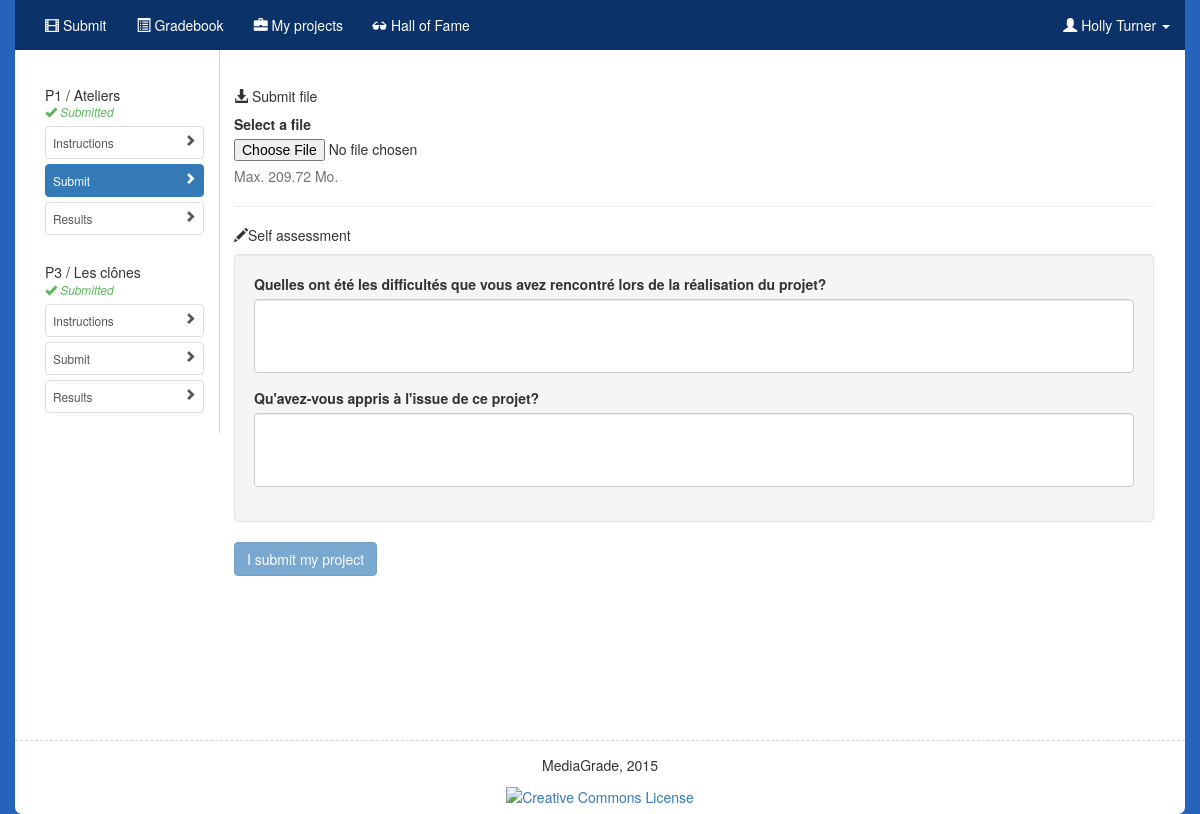
The app's page /?submit=17 (signed in), older data.
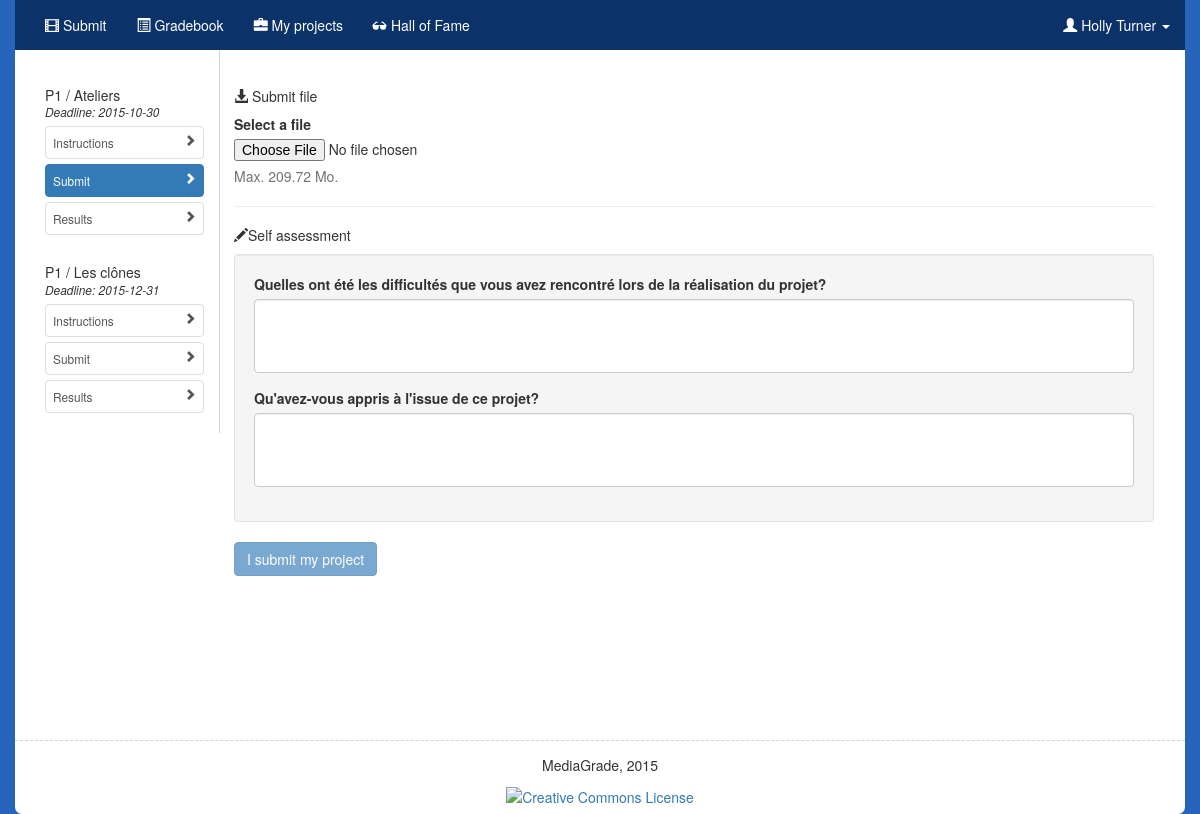
The same page, newer data.
### tables this page shows
CREATE TABLE IF NOT EXISTS `projects` (
  `project_id` int(11) NOT NULL AUTO_INCREMENT,
  `periode` tinyint(4) NOT NULL,
  `instructions` varchar(8000) NOT NULL,
  `deadline` date NOT NULL,
  `project_name` text NOT NULL,
  `class` text NOT NULL,
  `assessment_id` text NOT NULL,
  `auto_assessment_id` text NOT NULL,
  `assessment_type` text NOT NULL,
  `skill_id` tinytext NOT NULL,
  `extension` text NOT NULL,
  `number_of_files` tinyint(4) NOT NULL DEFAULT '1',
  `is_activated` tinyint(1) NOT NULL DEFAULT '1',
  PRIMARY KEY (`project_id`),
  KEY `id` (`project_id`)
);

CREATE TABLE IF NOT EXISTS `auto_assesment` (
  `id` int(11) NOT NULL AUTO_INCREMENT,
  `question` varchar(8000) NOT NULL,
  PRIMARY KEY (`id`),
  KEY `id` (`id`)
);

### templates/submit.php (the view, shortened to what this page needs)
 <?php include('projects_nav.php'); ?>
<main class="col-md-10">
     <form action="index.php" role="form" enctype="multipart/form-data" method="post" data-toggle="validator">
         <div class="form-group">
         <h5><span class="glyphicon glyphicon-download-alt"></span> <?= ($number_of_files > 1 ? LABEL_SUBMIT_FILES : LABEL_SUBMIT_FILE) ?></h5>
  <?php while($number_of_files--): ?>
  <?php if (!empty($extension)):?>
             <label for="inputfile"><?= LABEL_SELECT_FILE ?></label>
             <input id="inputfile" name="submitted_file[]" data-error="<?= LABEL_NO_FILE ?>"  type="file" <?= (!empty($project_data[$number_of_files - 1]["file_name"]) ? '' : 'required') ?>
             <input type="hidden" name="MAX_FILE_SIZE" value="<?= MAX_UPLOAD_FILE_SIZE ?>" />
             <p class="help-block with-errors">Max. <?= number_format(MAX_UPLOAD_FILE_SIZE / 1000000, 2) ?> Mo.</p>
  <?php endif ?>
             <hr />
  <?php endwhile ?>
         </div>
    <?php if(isset($questions)): ?>
         <h5><span class="glyphicon glyphicon-pencil"></span><?= LABEL_SELF_ASSESSMENT ?></h5>
         <div class="well">
            <?php foreach($questions as $question): ?>
            <div class="form-group">
                <label><?= $question["question"] ?></label>
                <textarea name="auto_assessment_<?= $question["id"] ?>" class="form-control" rows="3"  data-error="<?= LABEL_REQUIRED_ANSWER ?>"  required></textarea>
                <span class="glyphicon form-control-feedback" aria-hidden="true"></span>
            </div>
            <?php endforeach ?>
         </div>
    <?php endif ?>
        <button type="submit" class="btn btn-primary"><?= LABEL_SUBMIT_WORK ?></button>
     </form>
 </main>

### public/index.php (shortened to what this page needs)
<?php
    $projects = query(" SELECT projects.project_id, project_name, periode, instructions, deadline, class, assessment_id, auto_assessment_id, user_id, file_path
                        FROM projects
                        LEFT JOIN submitted
                        ON projects.project_id = submitted.project_id
                        AND submitted.user_id = ?
                        WHERE class = ?
                        AND is_activated = 1
                        GROUP BY project_id",
                        $_SESSION["id"],
                        $_SESSION["class"]
                        );
    if (!empty($_GET["project"]))
    {
        $project = query("  SELECT instructions
                            FROM projects
                            WHERE project_id = ?",
                            $_GET["project"]
                            );
        if ($project == false)
        {
            apologize(LABEL_USER_EXPLOIT);
        }
        else
        {
            if (is_file($project[0]["instructions"]))
            {
                $content = "<object data='". $project[0]["instructions"] ."#view=FitBH&navpanes=0&pagemode=thumbs'
                            type='application/pdf'
                            width='80%'
                            height='100%'>
                            ". LABEL_NO_PDF_READER . $project[0]["instructions"] . "
                            </object>";
            }
            else
            {
                $content = "<p>" . LABEL_NO_INSTRUCTIONS . "</p>";
            }
            render("content.php", ["title" => LABEL_SUBMIT, "projects" => $projects, "content" => $content]);
        }
    }
    elseif (!empty($_GET["submit"]))
    {
        $project = query("  SELECT projects.project_id, `periode`, `instructions`, `deadline`, `project_name`, `class`,
                                `assessment_id`, `auto_assessment_id`, `assessment_type`, `skill_id`, extension, file_name, file_path, number_of_files
                            FROM projects
                            LEFT JOIN submitted
                            ON projects.project_id = submitted.project_id
                            AND submitted.user_id = ?
                            WHERE projects.project_id = ?",
                            $_SESSION["id"],
                            $_GET["submit"]);
        if ($project == false)
        {
            apologize(LABEL_USER_EXPLOIT);
        }
        else
        {
            $auto_assessment_ids = explode(",", $project[0]["auto_assessment_id"]);
            foreach ($auto_assessment_ids as $auto_assessment_id)
            {
                $row = query("SELECT * FROM auto_assesment WHERE id = ?", $auto_assessment_id);
                if (isset($row[0]))
                {
                    $questions[] = ["question" => $row[0]["question"], "id" => $row[0]["id"]];
                }
                else
                {
                    $questions = NULL;
                }
            }
            render("submit.php", ["title" => LABEL_SUBMIT,
                        "projects" => $projects,
                        "project_data" => $project,
                        "questions" => $questions,
                        "project_id" => $_GET["submit"],
                        "extension" => $project[0]["extension"],
                        "number_of_files" => $project[0]["number_of_files"]
                        ]);
        }
    }
?>

### includes/functions.php (shortened to what this page needs)
<?php
    function query()
    {
        $sql = func_get_arg(0);
        $parameters = array_slice(func_get_args(), 1);
        static $handle;
        if (!isset($handle))
        {
            try
            {
                $handle = new PDO("mysql:dbname=" . DATABASE . ";host=" . SERVER, USERNAME, PASSWORD);
                $handle->setAttribute(PDO::ATTR_EMULATE_PREPARES, false);
            }
            catch (Exception $e)
            {
                trigger_error($e->getMessage(), E_USER_ERROR);
                exit;
            }
        }
        $statement = $handle->prepare($sql);
        $results = $statement->execute($parameters);
        if ($results !== false)
        {
            return $statement->fetchAll(PDO::FETCH_ASSOC);
        }
        else
        {
            return false;
        }
    }
     function render($template, $values = [], $menu = true)
    {
        if (file_exists("../templates/$template"))
        {
            extract($values);
            require("../templates/header.php");
            if ($menu)
            {
                require("../templates/menu.php");
            }
            require("../templates/$template");
            require("../templates/footer.php");
        }
        else
        {
            trigger_error("Invalid template: $template", E_USER_ERROR);
        }
    }
?>

### templates/header.php (shortened to what this page needs)
<!DOCTYPE html>
<html lang="<?= LANG ?>">
    <head>
        <link href="/css/bootstrap.css" rel="stylesheet"/>
        <link href="/css/styles.css" rel="stylesheet"/>
        <link href="/css/sticky-footer.css" rel="stylesheet"/>
        <link rel="stylesheet"  type="text/css" href="//cdnjs.cloudflare.com/ajax/libs/bootstrap-datepicker/1.3.0/css/datepicker.min.css" />
        <link rel="stylesheet"  type="text/css" href="//cdnjs.cloudflare.com/ajax/libs/bootstrap-datepicker/1.3.0/css/datepicker3.min.css" />
    </head>
    <body>
    <?php if(in_array($_SERVER["PHP_SELF"], ["/login.php", "/register.php", "/logout.php", "/forgot.php"])): ?>
<div class="container" style="min-height:0;-webkit-border-radius: 7px;-moz-border-radius: 7px;border-radius: 7px;">
    <div class="row text-center">
        <header class="col-md-12">
            <h1><a href="/"><img alt="MediaGrade" src="/img/logo.png"/></a></h1>
        </header>
   </div>
   <?php else: ?>
<div class="container ">
   <?php endif ?>

### templates/menu.php (shortened to what this page needs)
<nav class="navbar navbar-default navbar-fixed-top" id="menu">
    <div class="container" <?= (@$_SESSION["admin"] ? 'style="background-color:#482084;"' : '') ?>>
         <div id="navbar" class="navbar-collapse collapse">
            <ul class="nav navbar-nav">
            <?php if(@$_SESSION["admin"]):?>
                 <li><a href="projects.php"><span class="glyphicon glyphicon-film"></span> <?= LABEL_MANAGE_PROJECTS ?> </a></li>
                 <li><a href="grade.php"><span class="glyphicon glyphicon-list-alt"></span> <?= LABEL_RATE ?></a></li>
                 <li>
                     <a href="#" class="dropdown-toggle" data-toggle="dropdown"><span class="glyphicon glyphicon-th-list"></span>  <?= LABEL_RESULTS ?>  <span class="caret"></span></a>
                     <ul class="dropdown-menu dropdown-menu">
                         <?php foreach($classes as $class): ?>
                         <li><a href="results.php?class=<?= trim($class["class"], " ") ?>"><?= $class["class"] ?></a></li>
                         <?php endforeach ?>
                     </ul>
                 </li>
            <?php else: ?>
                 <li><a href="index.php"><span class="glyphicon glyphicon-film"></span> <?= LABEL_SUBMIT ?></a></li>
                 <li><a href="gradebook.php"><span class="glyphicon glyphicon-list-alt"></span> <?=LABEL_GRADE_BOOK ?></a></li>
                 <li><a href="gallery.php?my"><span class="glyphicon glyphicon-briefcase"></span> <?=LABEL_MY_GALLERY ?></a></li>
            <?php endif ?>
                 <li><a href="gallery.php"><span class="glyphicon glyphicon-sunglasses"></span> <?=LABEL_GALLERY ?></a></li>
            </ul>
            <ul class="nav navbar-nav navbar-right">
                 <li class="dropdown">
                     <a href="#" class="dropdown-toggle" data-toggle="dropdown"><span class="glyphicon glyphicon-user"></span> <?= $_SESSION["name"] . " " .$_SESSION["last_name"] ?> <span class="caret"></span></a>
                 </li>
            </ul>
         </div>
     </div>
</nav>

### templates/projects_nav.php
<aside id="projects" class="col-md-2 bs-docs-sidebar">
<?php foreach ($projects as $project):?>
    <nav>
        <ul class="list-group small nav nav-stacked">
                <li><h5 style="margin-bottom:0"><?= "P" . $project["periode"] . " / " . $project["project_name"]?></h5>
                    <?= (!empty($project["user_id"]) ? '<span class="glyphicon glyphicon-ok" style="color:#5cb85c;"></span> <em  style="color:#5cb85c;">' . LABEL_SUBMITTED_PROJECT . '</em>' : '<em>' . 'Deadline: ' . $project["deadline"] . '</em>') ?>
                </li>
                <li>
                        <ul>
                            <li><a class="list-group-item <?php if(isset($_GET["project"])) {if($_GET["project"] == $project["project_id"]){echo("active");}};?>" href="?project=<?= $project["project_id"]?>"><span class="glyphicon glyphicon-chevron-right pull-right"></span><?= LABEL_INSTRUCTIONS ?></a></li>
                            <li> <a class="list-group-item <?php if(isset($_GET["submit"]))   {if($_GET["submit"] == $project["project_id"]){echo("active");}};?>"  href="?submit=<?= $project["project_id"]?>"><span class="glyphicon glyphicon-chevron-right pull-right"></span><?= LABEL_SUBMIT ?></a></li>
                            <li><a class="list-group-item <?php if(isset($_GET["results"])) {if($_GET["results"] == $project["project_id"]){echo("active");}};?>"  href="?results=<?= $project["project_id"]?>"><span class="glyphicon glyphicon-chevron-right pull-right"></span><?= LABEL_RESULTS ?></a></li>
                        </ul>
                </li>
        </ul>
    </nav>
<?php endforeach?>
</aside>

### templates/footer.php
           </div>
		   <footer class="footer">
                <div class="container text-center">
                    <p>MediaGrade, 2015</p>
                    <a rel="license" href="http://creativecommons.org/licenses/by-nc-sa/4.0/"><img alt="Creative Commons License" style="border-width:0" src="https://i.creativecommons.org/l/by-nc-sa/4.0/80x15.png" /></a>
                </div>
           </footer>
    </body>
</html>

### public/css/styles.css (style rules this page uses)
html { overflow: -moz-scrollbars-vertical; overflow-y: scroll; }
.container { background: white; -webkit-border-radius: 0 0 7px 7px; -moz-border-radius: 0 0 7px 7px; border-radius: 0 0 7px 7px; }
.list-group-item { margin: 5px 0; padding: 7px; }
.navbar-default { -moz-box-shadow: none; -webkit-box-shadow: none; background-color: transparent; background-image: none; border: none; box-shadow: none; }
.navbar-default .navbar-nav>li>a { color: #FFF }
main { padding-bottom:5em; }
aside { padding-top:2em; border-right: lightgray solid 1px; margin-right:-1px; }
aside ul { padding-left: 0 }
aside ul li { list-style-type: none }
body { background-color: #2664BB; padding-top: 50px; }
footer .container { -moz-box-shadow: none; -webkit-box-shadow: none; border-top: dashed 1px lightgray; box-shadow: none; margin-bottom: 2em; padding: 1em 0 .5em; }
main { padding-bottom: 2em; padding-top: 0; }
main .row:first-child, main form:first-child { padding-top:2em; }
nav .container { padding-bottom: 0; background-color: #0B3269; // background-image: url('../img/banner_av.jpg'); -webkit-border-radius: 0px; -moz-border-radius: 0px; border-radius: 0px; }
textarea { resize: none; width:400px; }
.bs-docs-sidebar { // height: 100vh; }

### public/css/sticky-footer.css (style rules this page uses)
html, body { height: 100%; }
.container { min-height: 100%; height: auto !important; height: 100%; margin: 0 auto -60px; padding-bottom: 60px; }
.footer { height: 60px; }

Row changes from the older to the newer data that the page shows:
shown differently, row unchanged: projects "Ateliers": deadline (not shown) → "2015-10-30"
changed projects "Les clônes": periode "3" → "1"; deadline (not shown) → "2015-12-31"
